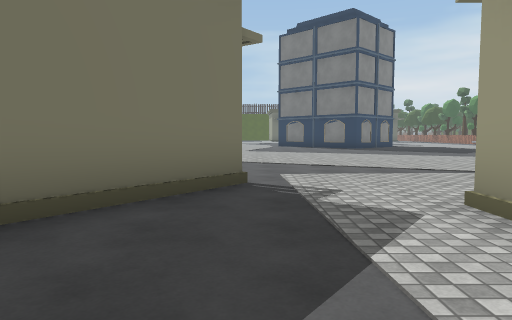
View 1 (above)

23 first-person views from a walk through a 3-D level made in the Unity game engine. The camera is 1.3 m above the floor, tilts 4° down and sees 70° across. The floor is counted in squares, 2 m on a side. Each view is taken from the middle of a square. On the plan, view 1 faces up. The plan holds only what a view shows up to about 11 squares ahead; the rest is blank. The place goes on beyond the plan. The player is left out. Some animated figures are left out. Door leaves are left out, so doorways stand open. Some surface patterns are stand-ins.

View 2
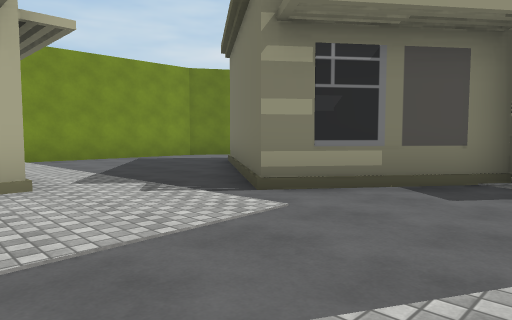

View 3
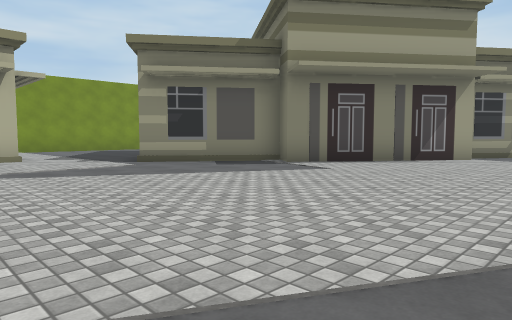

View 4
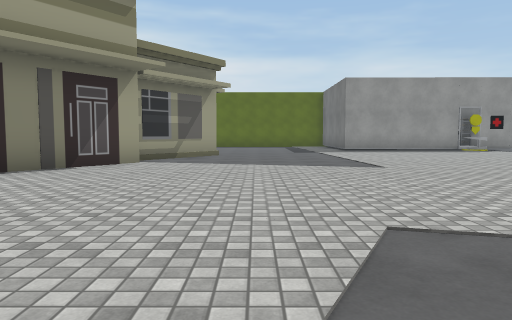

View 5
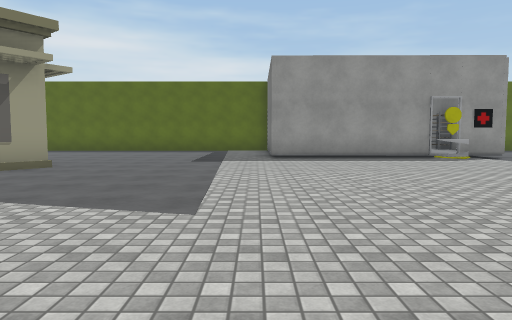

View 6
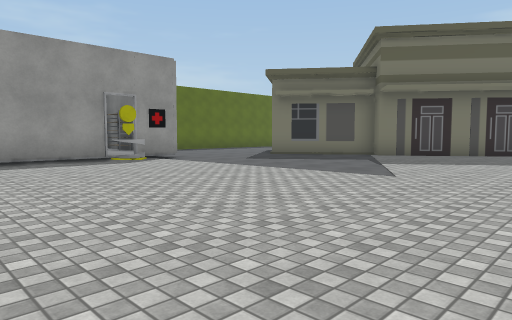

View 7
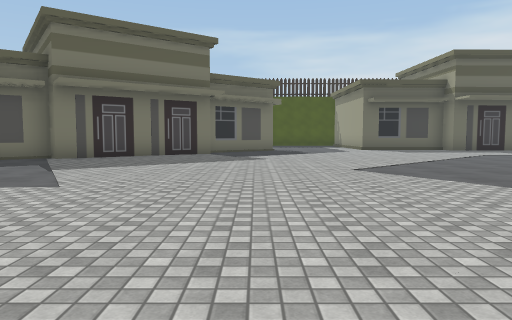

View 8
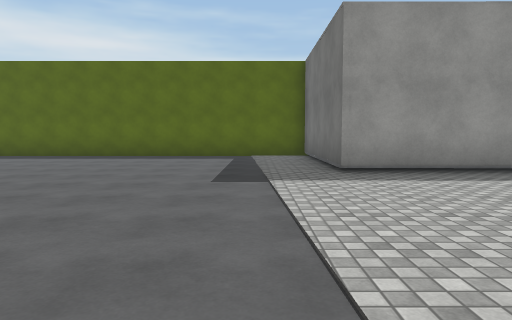

View 9
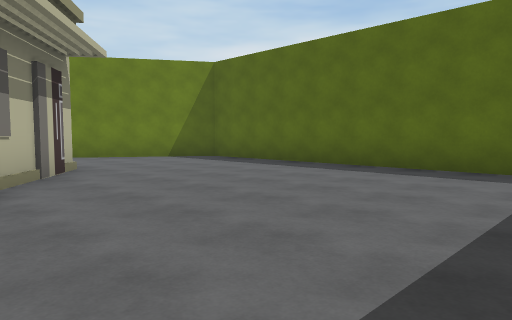

View 10
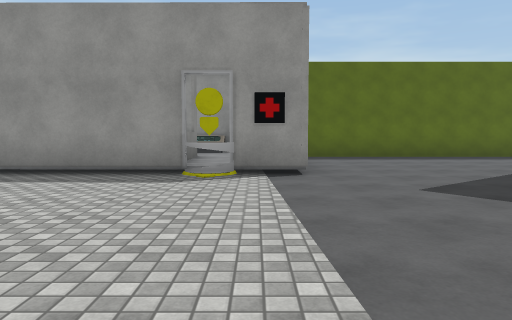

View 11
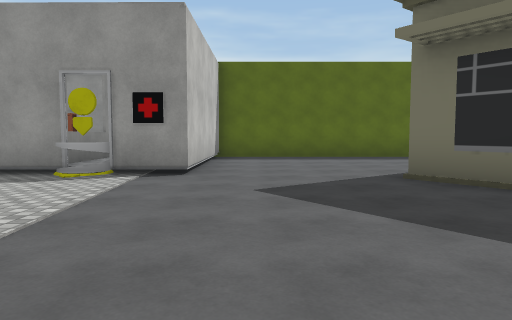

View 12
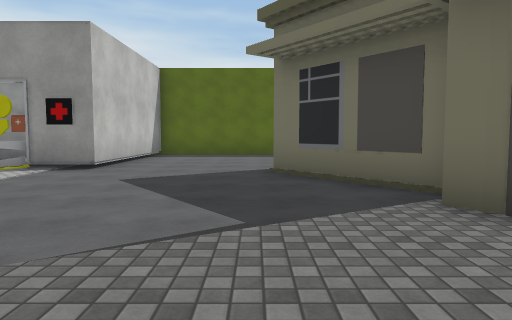

View 13
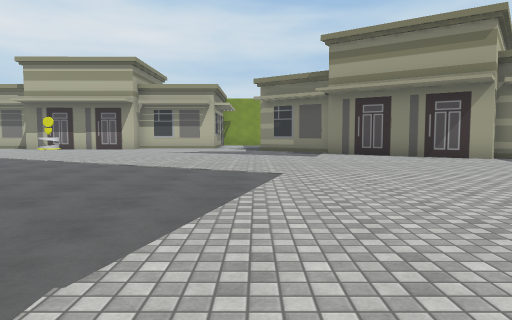

View 14
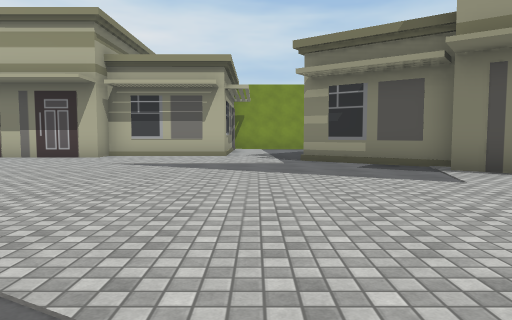

View 15
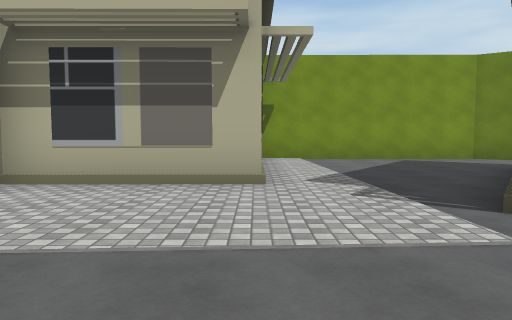

View 16
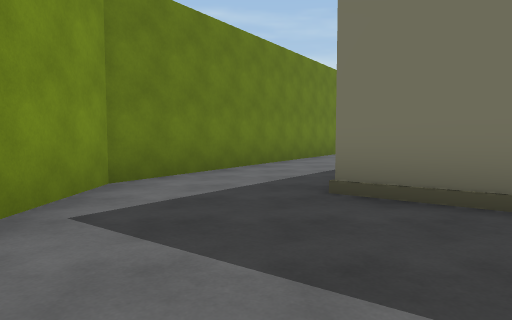

View 17
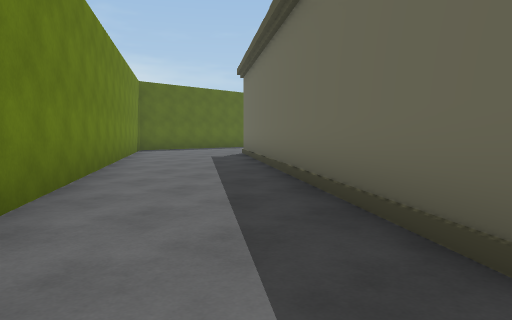

View 18
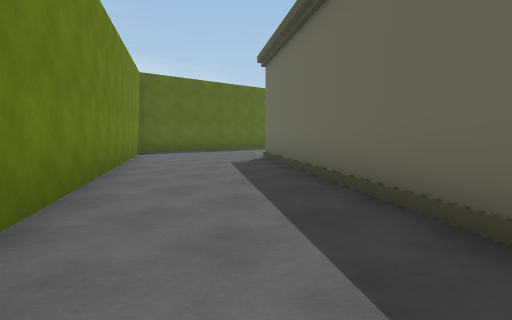

View 19
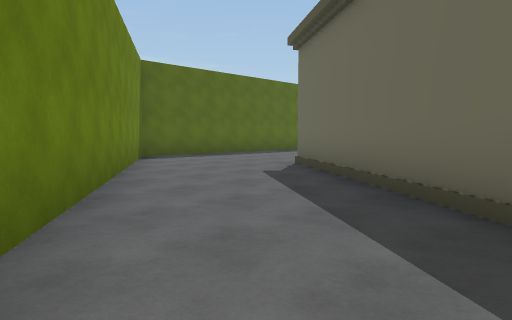

View 20
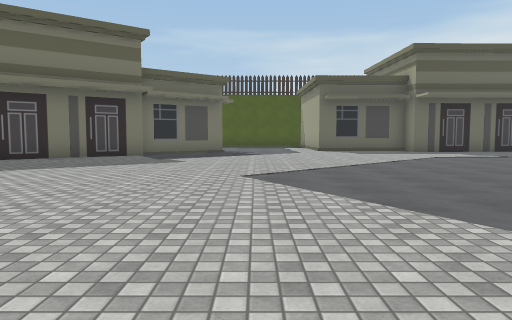

View 21
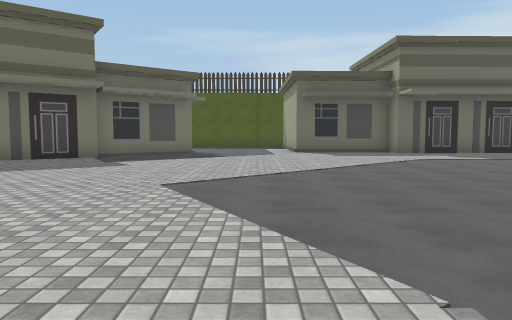

View 22
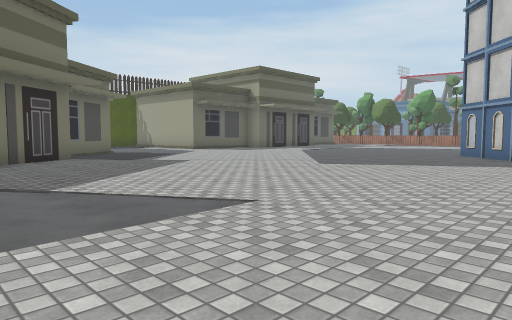

View 23
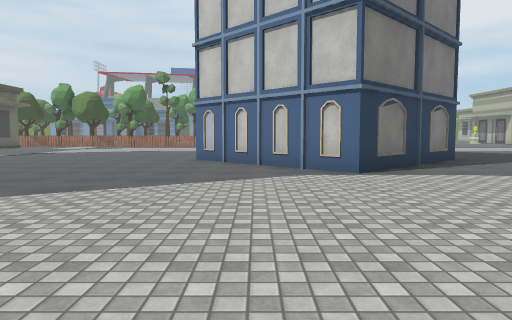

### Floor plan
Key: @ floor where view 1 was taken; # wall or solid block; . main floor; : floor 0.25 m higher than the main floor; O other object.
Columns run from 17 left of view 1 to 6 right of it. Each row starts with its distance up from view 1.
 32              O
 31             O...........
 30 #          OO...........
 29 #.     OO O.............
 28 #...   OOO..............
 27 #....OO.................
 26 #.......................
 25 #.......................
 24 #.......................
 23 #####................##
 22    ###..............##
 21 #O:##O.............##
 20 OO   #.............##
 19 OO   #..............##
 18      #...............##
 17      #................#
 16 #.......................
 15 #.......................
 14 #.....................
 13 #......................
 12 #.......O...............
 11 #......OOO..............
 10 #.....O  OOO............
  9 #.....O  OO OO..........
  8 #....O       OO........
  7 #.....O       O.........
  6 #......OO    OOO........
  5 ###.....OO   O  OO......
  4   ###.....O     O......O
  3     ##.....OO  O...OOOO
  2      ###....OOO....O
  1        ##.....O....O
  0         ###......@.O
 -1           ##.......O
 -2            #########

Positions as (right, up) in squares from view 1, and headings:
1: (0, 0), facing up
2: (3, 8), facing down-left
3: (4, 13), facing down-left
4: (2, 13), facing left
5: (-2, 16), facing left
6: (-3, 17), facing up-left
7: (-3, 18), facing up
8: (-6, 15), facing left
9: (-10, 15), facing down-left
10: (-6, 22), facing left
11: (-6, 24), facing left
12: (-5, 26), facing left
13: (0, 20), facing down
14: (1, 14), facing down
15: (2, 8), facing down
16: (1, 0), facing left
17: (-3, -1), facing up-left
18: (-5, 0), facing up-left
19: (-7, 1), facing up-left
20: (-1, 19), facing up
21: (0, 20), facing up
22: (-8, 20), facing up-right
23: (-5, 22), facing right
